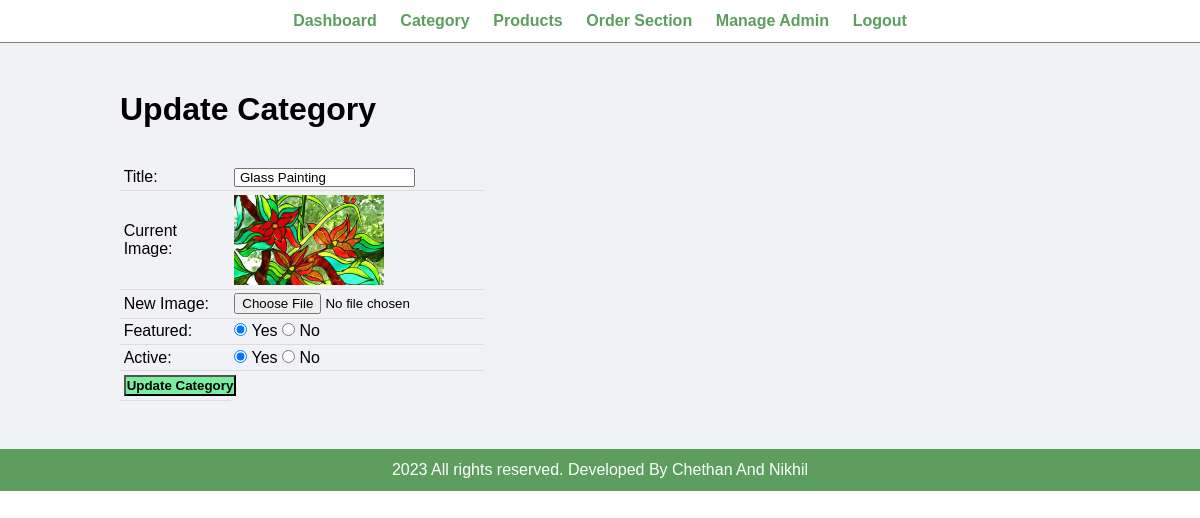
The app's page /admin/update-category.php?id=15 (signed in) with its own data.
### tables this page shows
CREATE TABLE `tbl_category` (
  `id` int(10) UNSIGNED NOT NULL,
  `title` varchar(100) NOT NULL,
  `image_name` varchar(255) NOT NULL,
  `featured` varchar(10) NOT NULL,
  `active` varchar(10) NOT NULL
);

### admin/update-category.php (the view, shortened to what this page needs)
<?php include('partials/menu.php'); ?>
<div class="main-content">
    <div class="wrapper">
        <h1>Update Category</h1>
        <br><br>
        <?php
            if(isset($_GET['id']))
            {
                $id = $_GET['id'];
                $sql = "SELECT * FROM tbl_category WHERE id=$id";
                $res = mysqli_query($conn, $sql);
                $count = mysqli_num_rows($res);
                if($count==1)
                {
                    $row = mysqli_fetch_assoc($res);
                    $title = $row['title'];
                    $current_image = $row['image_name'];
                    $featured = $row['featured'];
                    $active = $row['active'];
                }
                else
                {
                    $_SESSION['no-category-found'] = "<div class='error'>Category not Found.</div>";
                    header('location:'.SITEURL.'admin/manage-category.php');
                }
            }
            else
            {
                header('location:'.SITEURL.'admin/manage-category.php');
            }
        ?>
        <form action="" method="POST" enctype="multipart/form-data">
            <table class="tbl-30">
                <tr>
                    <td>Title: </td>
                    <td>
                        <input type="text" name="title" value="<?php echo $title; ?>">
                    </td>
                </tr>
                <tr>
                    <td>Current Image: </td>
                    <td>
                        <?php
                            if($current_image != "")
                            {
                                ?>
                                <img src="<?php echo SITEURL; ?>images/category/<?php echo $current_image; ?>" width="150px">
                                <?php
                            }
                            else
                            {
                                echo "<div class='error'>Image Not Added.</div>";
                            }
                        ?>
                    </td>
                </tr>
                <tr>
                    <td>New Image: </td>
                    <td>
                        <input type="file" name="image">
                    </td>
                </tr>
                <tr>
                    <td>Featured: </td>
                    <td>
                        <input <?php if($featured=="Yes"){echo "checked";} ?> type="radio" name="featured" value="Yes"> Yes
                        <input <?php if($featured=="No"){echo "checked";} ?> type="radio" name="featured" value="No"> No
                    </td>
                </tr>
                <tr>
                    <td>Active: </td>
                    <td>
                        <input <?php if($active=="Yes"){echo "checked";} ?> type="radio" name="active" value="Yes"> Yes
                        <input <?php if($active=="No"){echo "checked";} ?> type="radio" name="active" value="No"> No
                    </td>
                </tr>
                <tr>
                    <td>
                        <input type="submit" name="submit" value="Update Category" class="btn-secondary">
                    </td>
                </tr>
            </table>
        </form>
    </div>
</div>
<?php include('partials/footer.php'); ?>

### css/admin.css (style rules this page uses)
* { margin: 0; padding: 0; font-family: Arial, Helvetica, sans-serif; }
.wrapper { padding: 1%; width: 80%; margin: 0 auto; }
.tbl-30 { width: 30%; }
table { border-collapse: collapse; width: 100%; }
th, td { padding: 8px; text-align: left; border-bottom: 1px solid #ddd; }
table tr td { padding: 1%; }
.btn-secondary { background-color: #7bed9f; padding: 1%; color: black; text-decoration: none; font-weight: bold; }
.main-content { background-color: #f1f2f6; padding: 3% 0; }

### records on screen
tbl_category: title "Glass Painting", image_name (picture), featured "☑", active "☑"
